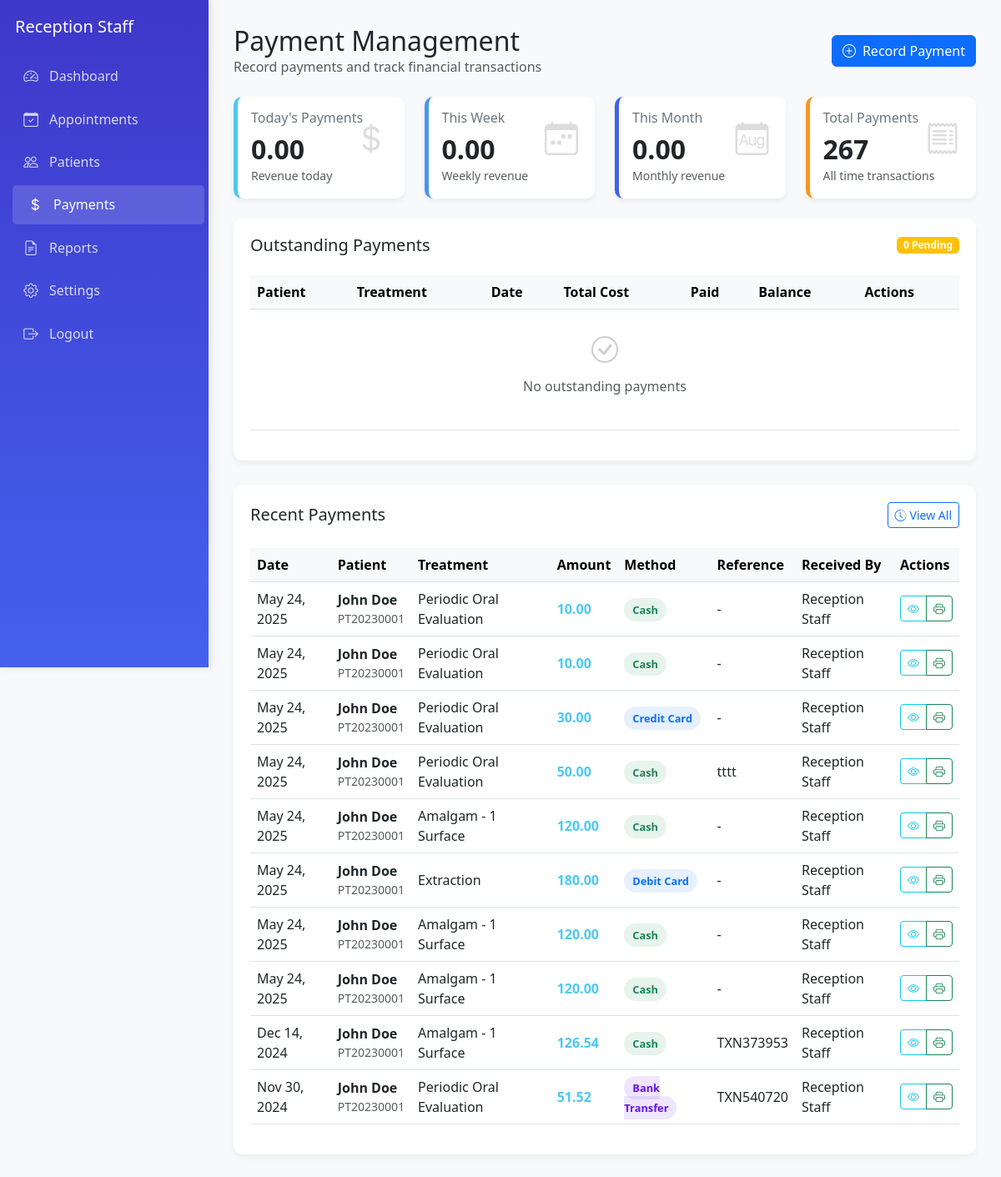
The page /DenTec/dashboard/staff/payment.php (signed in) on the database its author committed.
### tables this page shows
CREATE TABLE `payments` (
  `payment_id` int(11) NOT NULL,
  `record_id` int(11) NOT NULL,
  `patient_id` int(11) NOT NULL,
  `amount` decimal(10,2) NOT NULL,
  `payment_method` enum('Cash','Credit Card','Debit Card','Bank Transfer','Insurance','Other') NOT NULL,
  `payment_date` date NOT NULL,
  `transaction_reference` varchar(100) DEFAULT NULL,
  `notes` text DEFAULT NULL,
  `received_by` int(11) NOT NULL,
  `created_at` timestamp NOT NULL DEFAULT current_timestamp()
);

CREATE TABLE `patients` (
  `patient_id` int(11) NOT NULL,
  `file_number` varchar(20) NOT NULL,
  `photo` varchar(255) DEFAULT NULL,
  `first_name` varchar(50) NOT NULL,
  `last_name` varchar(50) NOT NULL,
  `gender` enum('Male','Female','Other') NOT NULL,
  `date_of_birth` date NOT NULL,
  `phone` varchar(20) NOT NULL,
  `email` varchar(100) DEFAULT NULL,
  `address` text DEFAULT NULL,
  `city` varchar(50) DEFAULT NULL,
  `state` varchar(50) DEFAULT NULL,
  `postal_code` varchar(20) DEFAULT NULL,
  `blood_group` varchar(5) DEFAULT NULL,
  `allergies` text DEFAULT NULL,
  `medical_history` text DEFAULT NULL,
  `created_at` timestamp NOT NULL DEFAULT current_timestamp(),
  `updated_at` timestamp NOT NULL DEFAULT current_timestamp() ON UPDATE current_timestamp()
);

CREATE TABLE `treatments` (
  `treatment_id` int(11) NOT NULL,
  `code` varchar(20) NOT NULL,
  `name` varchar(100) NOT NULL,
  `category` varchar(50) NOT NULL,
  `description` text DEFAULT NULL,
  `duration` smallint(6) NOT NULL COMMENT 'In minutes',
  `cost` decimal(10,2) NOT NULL,
  `is_active` tinyint(1) DEFAULT 1
);

CREATE TABLE `users` (
  `user_id` int(11) NOT NULL,
  `username` varchar(50) NOT NULL,
  `password_hash` varchar(255) NOT NULL,
  `full_name` varchar(100) NOT NULL,
  `email` varchar(100) NOT NULL,
  `role` enum('admin','dentist','staff') NOT NULL,
  `is_active` tinyint(1) DEFAULT 1,
  `last_login` datetime DEFAULT NULL,
  `created_at` timestamp NOT NULL DEFAULT current_timestamp(),
  `updated_at` timestamp NOT NULL DEFAULT current_timestamp() ON UPDATE current_timestamp()
);

### DenTec/dashboard/staff/payment.php (the view, shortened to what the rows shown need)
<?php
include '../../includes/db_connect.php';
function executeQuery($conn, $query) {
    $result = $conn->query($query);
    return $result;
}
$recent_payments_query = "
    SELECT
        pay.payment_id,
        pay.amount,
        pay.payment_method,
        pay.payment_date,
        pay.transaction_reference,
        pay.created_at,
        CONCAT(p.first_name, ' ', p.last_name) AS patient_name,
        p.file_number,
        t.name AS treatment_name,
        t.code AS treatment_code,
        u.full_name AS received_by_name
    FROM payments pay
    INNER JOIN treatment_records tr ON pay.record_id = tr.record_id
    INNER JOIN patients p ON pay.patient_id = p.patient_id
    INNER JOIN treatments t ON tr.treatment_id = t.treatment_id
    INNER JOIN users u ON pay.received_by = u.user_id
    ORDER BY pay.created_at DESC
    LIMIT 10
";
$recent_payments = executeQuery($conn, $recent_payments_query);
$payment_stats_query = "
    SELECT
        COUNT(*) AS total_payments,
        COALESCE(SUM(amount), 0) AS total_amount,
        COALESCE(SUM(CASE WHEN payment_date = CURDATE() THEN amount ELSE 0 END), 0) AS today_total,
        COALESCE(SUM(CASE WHEN YEARWEEK(payment_date, 1) = YEARWEEK(CURDATE(), 1) THEN amount ELSE 0 END), 0) AS week_total,
        COALESCE(SUM(CASE WHEN MONTH(payment_date) = MONTH(CURDATE()) AND YEAR(payment_date) = YEAR(CURDATE()) THEN amount ELSE 0 END), 0) AS month_total
    FROM payments
";
$payment_stats_result = executeQuery($conn, $payment_stats_query);
$stats = $payment_stats_result ? $payment_stats_result->fetch_assoc() : [
    'total_payments' => 0, 'total_amount' => 0, 'today_total' => 0, 'week_total' => 0, 'month_total' => 0
];
foreach ($stats as $key => $value) {
    $stats[$key] = is_numeric($value) ? floatval($value) : 0;
}
?>
<!DOCTYPE html>
<html lang="en">
<head>
    <link href="https://cdn.jsdelivr.net/npm/bootstrap@5.3.0/dist/css/bootstrap.min.css" rel="stylesheet">
    <link href="https://cdn.jsdelivr.net/npm/bootstrap-icons@1.10.5/font/bootstrap-icons.css" rel="stylesheet">
</head>
<body>
    <div class="d-flex">
        <div class="main flex-fill">
            <div class="d-flex justify-content-between align-items-center mb-4">
                <div>
                    <h2 class="mb-0">Payment Management</h2>
                </div>
            </div>
            <div class="row g-4 mb-4">
                <div class="col-md-6 col-lg-3">
                    <div class="card card-stat card-success">
                        <div class="card-body position-relative">
                            <h2> <?php echo number_format($stats['today_total'], 2); ?></h2>
                        </div>
                    </div>
                </div>
                <div class="col-md-6 col-lg-3">
                    <div class="card card-stat card-info">
                        <div class="card-body position-relative">
                            <h2> <?php echo number_format($stats['week_total'], 2); ?></h2>
                        </div>
                    </div>
                </div>
                <div class="col-md-6 col-lg-3">
                    <div class="card card-stat card-primary">
                        <div class="card-body position-relative">
                            <h2> <?php echo number_format($stats['month_total'], 2); ?></h2>
                        </div>
                    </div>
                </div>
                <div class="col-md-6 col-lg-3">
                    <div class="card card-stat card-warning">
                        <div class="card-body position-relative">
                            <h2><?php echo number_format($stats['total_payments']); ?></h2>
                        </div>
                    </div>
                </div>
            </div>
            <div class="table-container">
                <div class="table-responsive">
                    <table class="table table-hover align-middle">
                        <thead class="table-light">
                            <tr>
                                <th>Patient</th>
                                <th>Treatment</th>
                                <th>Date</th>
                                <th>Total Cost</th>
                                <th>Paid</th>
                                <th>Balance</th>
                                <th>Actions</th>
                            </tr>
                        </thead>
                    </table>
                </div>
            </div>
            <div class="table-container">
                <div class="table-responsive">
                    <table class="table table-hover align-middle">
                        <thead class="table-light">
                            <tr>
                                <th>Date</th>
                                <th>Patient</th>
                                <th>Treatment</th>
                                <th>Amount</th>
                                <th>Method</th>
                                <th>Reference</th>
                                <th>Received By</th>
                                <th>Actions</th>
                            </tr>
                        </thead>
                        <tbody>
                            <?php if ($recent_payments && $recent_payments->num_rows > 0): ?>
                                <?php while ($row = $recent_payments->fetch_assoc()): ?>
                                    <tr>
                                        <td><?php echo date('M j, Y', strtotime($row['payment_date'])); ?></td>
                                        <td>
                                            <div>
                                                <strong><?php echo htmlspecialchars($row['patient_name']); ?></strong>
                                                <small class="text-muted d-block"><?php echo htmlspecialchars($row['file_number']); ?></small>
                                            </div>
                                        </td>
                                        <td><?php echo htmlspecialchars($row['treatment_name']); ?></td>
                                        <td><span class="paid-amount"><?php echo number_format($row['amount'], 2); ?></span></td>
                                        <td>
                                            <?php
                                                $method_class = '';
                                                switch($row['payment_method']) {
                                                    case 'Cash': $method_class = 'payment-cash'; break;
                                                    case 'Credit Card':
                                                    case 'Debit Card': $method_class = 'payment-card'; break;
                                                    case 'Bank Transfer': $method_class = 'payment-bank'; break;
                                                }
                                            ?>
                                            <span class="payment-method-badge <?php echo $method_class; ?>">
                                                <?php echo htmlspecialchars($row['payment_method']); ?>
                                            </span>
                                        </td>
                                        <td><?php echo htmlspecialchars($row['transaction_reference'] ?: '-'); ?></td>
                                        <td><?php echo htmlspecialchars($row['received_by_name']); ?></td>
                                        <td>
                                            <div class="btn-group btn-group-sm">
                                                <button class="btn btn-outline-info" onclick="viewReceipt(<?php echo $row['payment_id']; ?>)" title="View Receipt">
                                                    <i class="bi bi-eye"></i>
                                                </button>
                                                <button class="btn btn-outline-success" onclick="printReceipt(<?php echo $row['payment_id']; ?>)" title="Print Receipt">
                                                    <i class="bi bi-printer"></i>
                                                </button>
                                            </div>
                                        </td>
                                    </tr>
                                <?php endwhile; ?>
                            <?php endif; ?>
                        </tbody>
                    </table>
                </div>
            </div>
        </div>
    </div>
</body>
</html>

### rows shown on the page
payments: payment_date "May 24, 2025", patient_name "John Doe", patient.file_number "PT20230001", treatments.name "Periodic Oral Evaluation", amount "10.00", payment_method "Cash", transaction_reference "-", received_by.full_name "Reception Staff"
payments: payment_date "May 24, 2025", patient_name "John Doe", patient.file_number "PT20230001", treatments.name "Periodic Oral Evaluation", amount "10.00", payment_method "Cash", transaction_reference "-", received_by.full_name "Reception Staff"
payments: payment_date "May 24, 2025", patient_name "John Doe", patient.file_number "PT20230001", treatments.name "Periodic Oral Evaluation", amount "30.00", payment_method "Credit Card", transaction_reference "-", received_by.full_name "Reception Staff"
payments: payment_date "May 24, 2025", patient_name "John Doe", patient.file_number "PT20230001", treatments.name "Periodic Oral Evaluation", amount "50.00", payment_method "Cash", transaction_reference "tttt", received_by.full_name "Reception Staff"
payments: payment_date "May 24, 2025", patient_name "John Doe", patient.file_number "PT20230001", treatments.name "Amalgam - 1 Surface", amount "120.00", payment_method "Cash", transaction_reference "-", received_by.full_name "Reception Staff"
payments: payment_date "May 24, 2025", patient_name "John Doe", patient.file_number "PT20230001", treatments.name "Extraction", amount "180.00", payment_method "Debit Card", transaction_reference "-", received_by.full_name "Reception Staff"
payments: payment_date "May 24, 2025", patient_name "John Doe", patient.file_number "PT20230001", treatments.name "Amalgam - 1 Surface", amount "120.00", payment_method "Cash", transaction_reference "-", received_by.full_name "Reception Staff"
payments: payment_date "May 24, 2025", patient_name "John Doe", patient.file_number "PT20230001", treatments.name "Amalgam - 1 Surface", amount "120.00", payment_method "Cash", transaction_reference "-", received_by.full_name "Reception Staff"
payments: payment_date "Dec 14, 2024", patient_name "John Doe", patient.file_number "PT20230001", treatments.name "Amalgam - 1 Surface", amount "126.54", payment_method "Cash", transaction_reference "TXN373953", received_by.full_name "Reception Staff"
payments: payment_date "Nov 30, 2024", patient_name "John Doe", patient.file_number "PT20230001", treatments.name "Periodic Oral Evaluation", amount "51.52", payment_method "Bank Transfer", transaction_reference "TXN540720", received_by.full_name "Reception Staff"

### other values the page prints
$_SESSION['full_name'] "Reception Staff"
$stats['today_total'] "0.00"
$stats['week_total'] "0.00"
$stats['month_total'] "0.00"
$stats['total_payments'] "267"
$pending_payments->num_rows "0"
